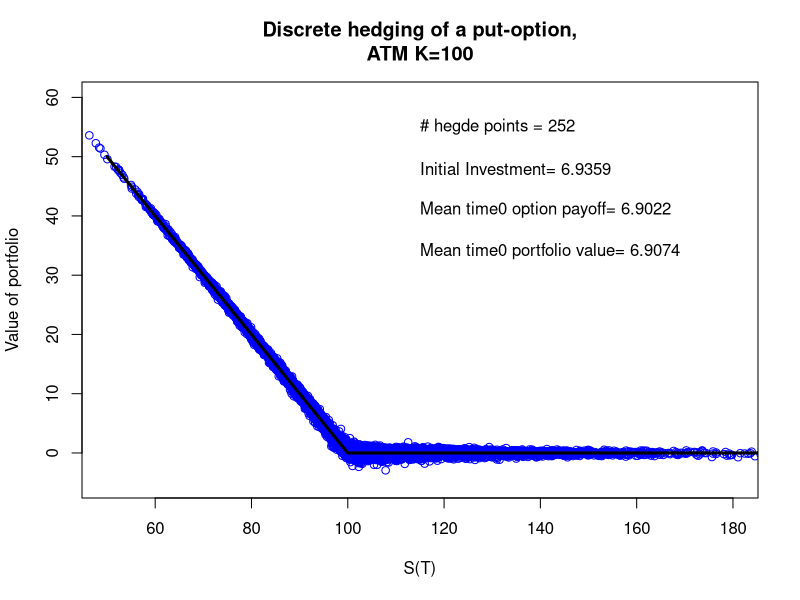

Generate this figure with R:
#Note that this code is from (Bertelsen, 2022)
set.seed(100)
BlackScholesFormula  <- function (spot,timetomat,strike,r, q=0, sigma, opttype, greektype)
{
  d1<-(log(spot/strike)+ ((r-q)+0.5*sigma^2)*timetomat)/
    (sigma*sqrt(timetomat))
  d2<-d1-sigma*sqrt(timetomat)
  d3<-(-(r-sigma^2/2)*timetomat+log(strike/spot))/
    (sigma*sqrt(timetomat))
  d4<-(-(r-sigma^2/2)*timetomat-log(strike/spot))/
    (sigma*sqrt(timetomat))
  #european call (V)
  if (opttype==1 && greektype==1) result<-spot*exp(-q*timetomat)*pnorm(d1)-strike*exp(-r*timetomat)*pnorm(d2)
  #put (V)
  if (opttype==2 && greektype==1) result<-spot*exp(-q*timetomat)*pnorm(d1)-strike*exp(-r*timetomat)*pnorm(d2)-spot*exp(-q*timetomat)+strike*exp(-r*timetomat)
  #Greek = delta,  call (dV/dS)
  if (opttype==1 && greektype==2) result<-exp(-q*timetomat)*pnorm(d1)
  #Greek = delta,  put (dV/dS)
  if (opttype==2 && greektype==2) result<-exp(-q*timetomat)*(pnorm(d1)-1)
  #Greek = gamma  (d^2V/dS^2)
  if (greektype==3) result<-exp(-q*timetomat)*dnorm(d1)/
    (spot*sigma*sqrt(timetomat))
  #Greek = vega  (dV/dSigma)
  if (greektype==4) result<-exp(-q*timetomat)*spot*dnorm(d1)*sqrt(timetomat)
  #Digital (V)
  if (opttype==3 && greektype==1) result <- exp(-r*timetomat)*pnorm(-d2)
  #Digital delta
  if (opttype==3 && greektype==2) result <- exp(-r*timetomat)*(-dnorm(d2))/(spot*sigma*sqrt(timetomat))
  #No touch
  if (opttype==4 && greektype==1) result <- exp(-r*timetomat)*(pnorm(d3)-(spot/strike)^(1-2*r/(sigma^2))*pnorm(d4))
  #No touch delta
  if (opttype==4 && greektype==2) result <- exp(-r*timetomat)*((-1/(spot*sigma*sqrt(timetomat)))*dnorm(d3)-(1-(2*r/(sigma^2)))*spot^(-2*r/(sigma^2))*strike^(2*r/(sigma^2)-1)*pnorm(d4)-(spot/strike)^(1-2*r/(sigma^2))*dnorm(d4)*(1/(spot*sigma*sqrt(timetomat))))
  BlackScholesFormula<-result
}

S0<-100
r<-0.02
mu<-0.02
sigma<-0.2
sigma_hedge<-0.2
capT<-1
strike<-100
Nhedge<-252
Nrep<-10000

# HEDGE

St<-rep(S0, length=Nrep)
dt<-capT/Nhedge
initialoutlay<-BlackScholesFormula(S0,capT,strike, r,0,sigma,2,1)
Vpf<-rep(initialoutlay,length=Nrep)
a<-BlackScholesFormula(St,capT,strike, r,0,sigma_hedge,2,2)
b<-Vpf-a*St
for(i in 2:Nhedge){
  St<-St*exp((mu-0.5*sigma^2)*dt +sigma*sqrt(dt)*rnorm(Nrep))
  Vpf<-a*St+b*exp(dt*r)
  a<-BlackScholesFormula(St,(capT-(i-1)*dt),strike,r,0,sigma_hedge,2,2)
  b<-Vpf-a*St
}
St<-St*exp((mu-0.5*sigma^2)*dt +sigma*sqrt(dt)*rnorm(Nrep))
Vpf<-a*St+b*exp(dt*r)
optionpayoff<-pmax(strike-St,0)
hedgeerror<-Vpf-optionpayoff

# SUMMARY STATS & GRAPHS

print(paste("Initial investment =",round(initialoutlay,4)))
print(paste("Average discounted option payoff =",round(exp(-r*capT)*mean(optionpayoff),4)))
print(paste("Average discounted portfolio value =",round(exp(-r*capT)*mean(Vpf),4)))
plot(St,Vpf,col="blue",xlab="S(T)",ylab="Value of portfolio",main="Discrete hedging of a put-option,
ATM K=100",xlim=c(50,180),ylim=c(-5,60))
text(115,55,paste("# hegde points =",Nhedge),adj=0)
text(115,48, paste("Initial Investment=", round(initialoutlay,4)),adj=0)
text(115, 41, paste("Mean time0 option payoff=", round(exp(-r*capT)*mean(optionpayoff),4)),adj=0)
text(115, 34, paste("Mean time0 portfolio value=",round(exp(-r*capT)*mean(Vpf),4)),adj=0)
points(50:200,pmax(strike - 50:200,0),type='l',lwd=3)
print(paste("Mean and average hedgeerror=",mean(hedgeerror),sd(hedgeerror)))
